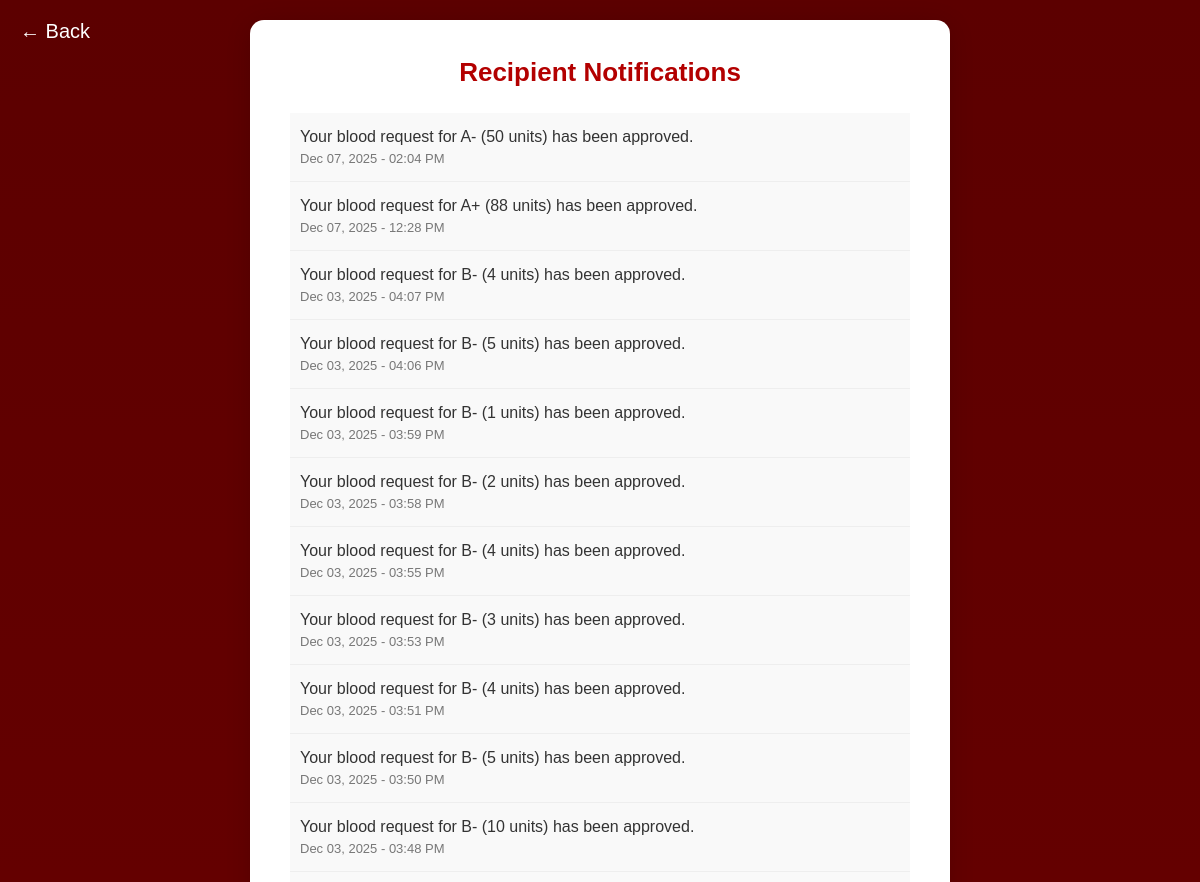
/recipient/notifications/ (signed in, upper part), run on an earlier commit of the app's database.
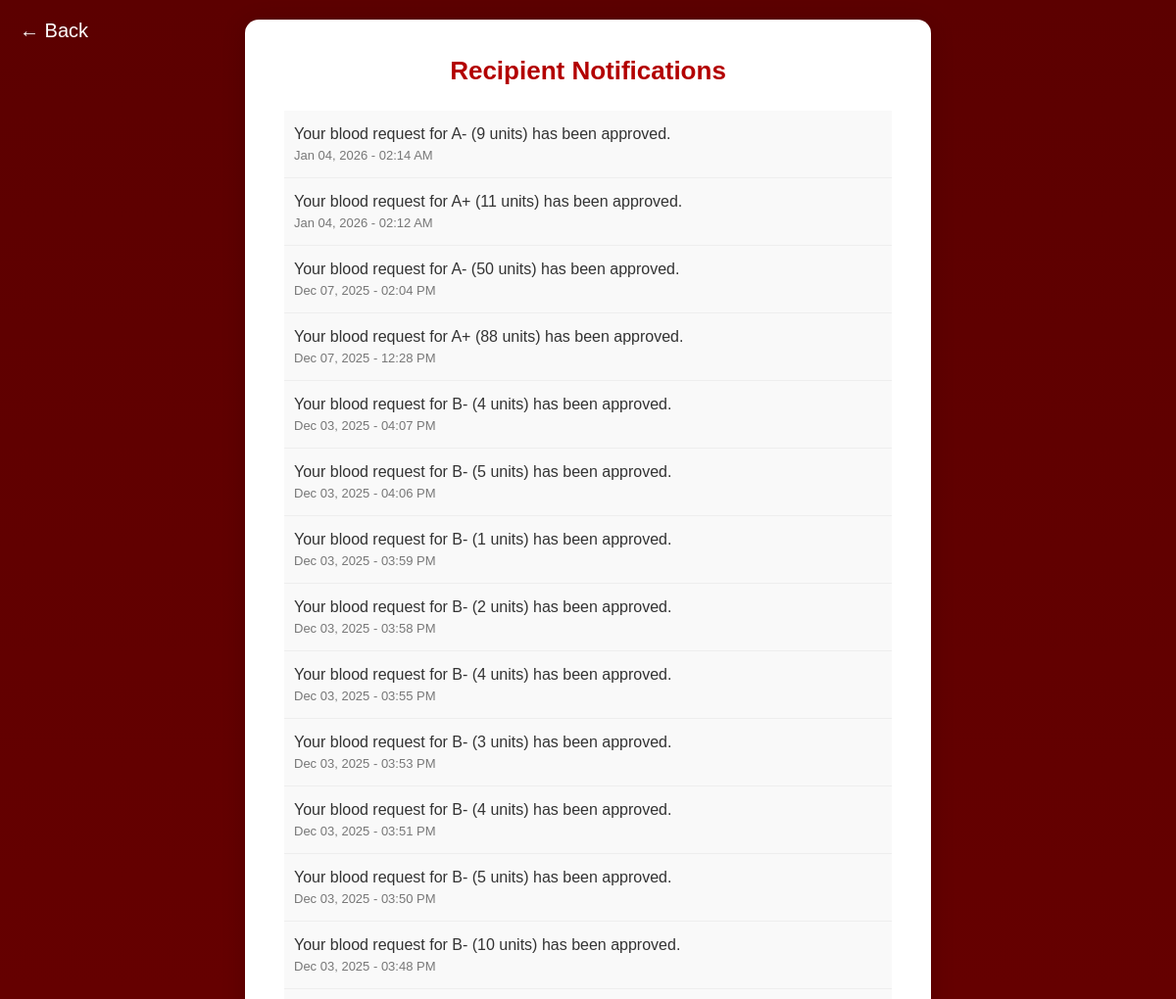
And on a later commit of the database.
### blood_bank_app/models.py (models this page shows, shortened)
class RecipientNotification(models.Model):
    recipient = models.ForeignKey(User, on_delete=models.CASCADE, related_name='recipient_notifications')
    message = models.TextField()
    created_at = models.DateTimeField(auto_now_add=True)
    is_read = models.BooleanField(default=False)
    class Meta:
        ordering = ['-created_at']
        verbose_name_plural = "Recipient Notifications"

### blood_bank_app/views.py (the view)
# urls.py: path('recipient/notifications/', views.recipient_notifications, name='recipient_notifications'),
@login_required
def recipient_notifications(request):
    notifications = RecipientNotification.objects.filter(recipient=request.user).order_by('-created_at')
    unread_notifications = notifications.filter(is_read=False)
    read_notifications = notifications.filter(is_read=True)
    context = {
        'unread_notifications': unread_notifications,
        'read_notifications': read_notifications,
        'unread_count': unread_notifications.count(),
    }
    return render(request, "recipient/recipient_notifications.html", context)

### blood_bank_app/templates/recipient/recipient_notifications.html (shortened to what this page needs)
{% extends 'master.html' %}
{% load static %}
{% block content %}
<a href="javascript:history.back()" class="back-arrow">&#8592; Back</a>
<div class="notification-page">
  <div class="notification-container">
    <h1>Recipient Notifications</h1>
    {% if read_notifications %}
      <ul class="notification-list">
        {% for note in read_notifications %}
          <li class="notification-item read">
            <div class="message">{{ note.message }}</div>
            <div class="timestamp">{{ note.created_at|date:"M d, Y - h:i A" }}</div>
          </li>
        {% endfor %}
      </ul>
    {% endif %}
  </div>
</div>
{% endblock %}

What changed in the data, as far as the page shows it:
added RecipientNotification: message "Your blood request for A- (9 units) has been approved.", created_at "Jan 04, 2026 - 02:14 AM"
added RecipientNotification: message "Your blood request for A+ (11 units) has been approved.", created_at "Jan 04, 2026 - 02:12 AM"
